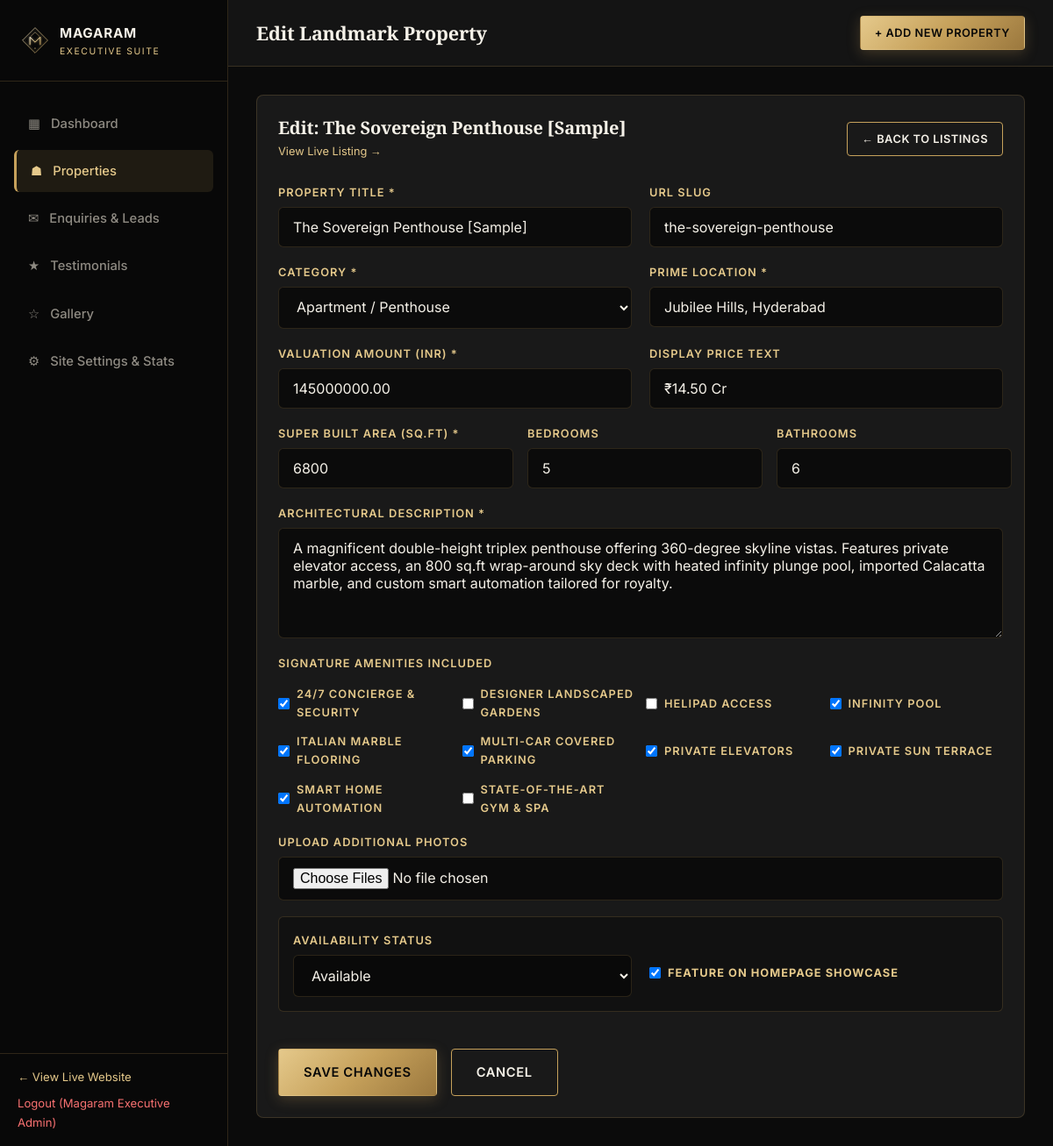
The app's page /admin/properties/edit.php?id=1 (signed in), older data.
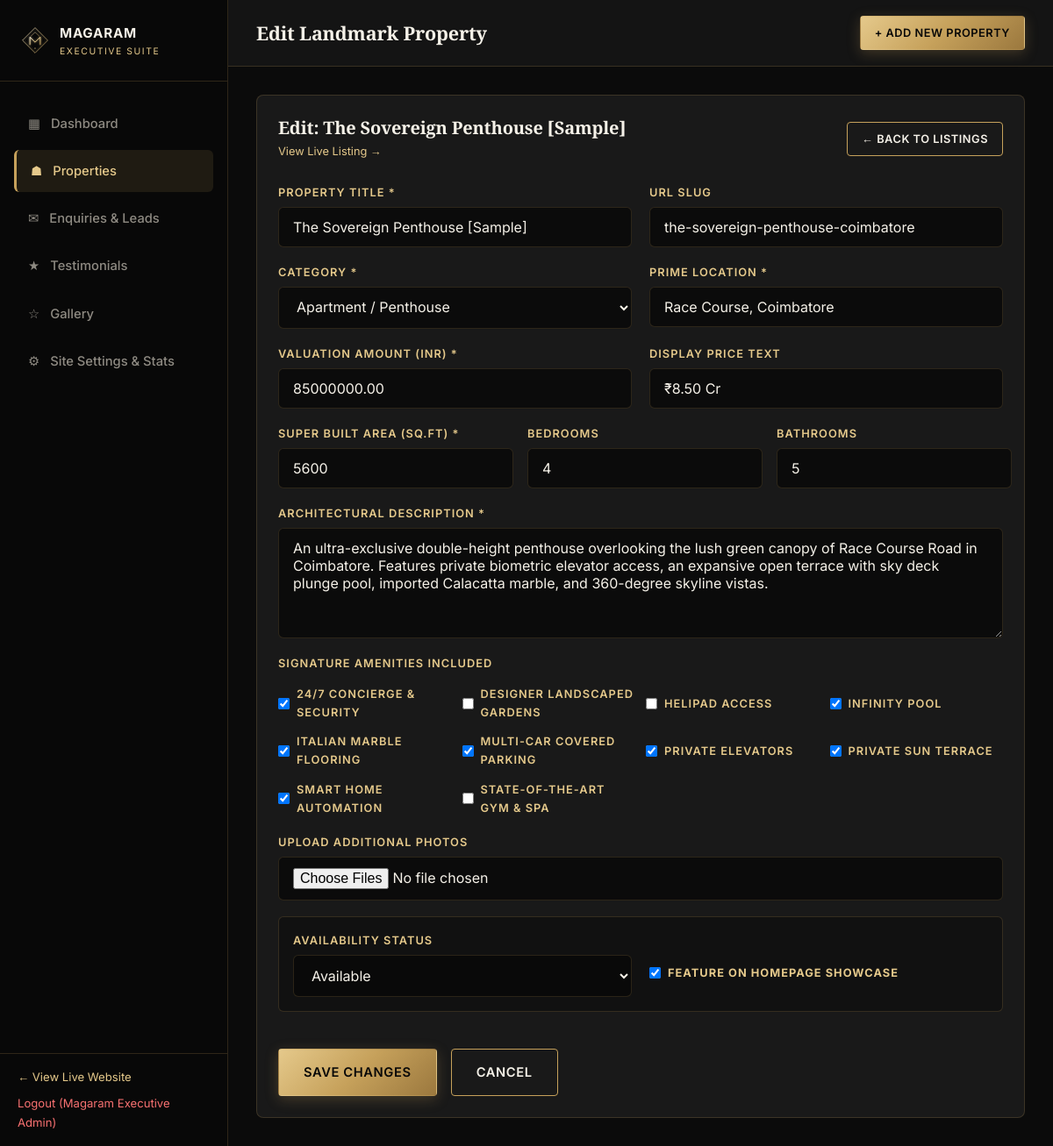
The same page, newer data.
### tables this page shows
CREATE TABLE IF NOT EXISTS `properties` (
    `id` INT AUTO_INCREMENT PRIMARY KEY,
    `title` VARCHAR(255) NOT NULL,
    `slug` VARCHAR(255) NOT NULL UNIQUE,
    `category` ENUM('Residential', 'Commercial', 'Villa', 'Apartment', 'Plot') NOT NULL DEFAULT 'Residential',
    `location` VARCHAR(255) NOT NULL,
    `price` DECIMAL(14,2) NOT NULL DEFAULT 0.00,
    `price_display` VARCHAR(100) DEFAULT NULL,
    `area_sqft` INT NOT NULL DEFAULT 0,
    `bedrooms` INT NOT NULL DEFAULT 0,
    `bathrooms` INT NOT NULL DEFAULT 0,
    `description` TEXT NOT NULL,
    `status` ENUM('Available', 'Sold', 'Upcoming') NOT NULL DEFAULT 'Available',
    `is_featured` TINYINT(1) NOT NULL DEFAULT 0,
    `is_sample` TINYINT(1) NOT NULL DEFAULT 1,
    `created_at` DATETIME DEFAULT CURRENT_TIMESTAMP,
    `updated_at` DATETIME DEFAULT CURRENT_TIMESTAMP ON UPDATE CURRENT_TIMESTAMP,
    INDEX `idx_category` (`category`),
    INDEX `idx_status` (`status`),
    INDEX `idx_featured` (`is_featured`)
);

### includes/functions.php (called while the page is built, shortened)
<?php
function e(?string $string): string {
    return htmlspecialchars($string ?? '', ENT_QUOTES, 'UTF-8');
}

### admin/properties/edit.php (the view, shortened to what the changed rows need)
<?php
$id = !empty($_GET['id']) ? (int)$_GET['id'] : 0;
$db = get_db();
$stmt = $db->prepare("SELECT * FROM properties WHERE id = :id LIMIT 1");
$stmt->execute(['id' => $id]);
$property = $stmt->fetch();
require_once __DIR__ . '/../includes/header.php';
?>
<div class="admin-card" style="max-width: 900px; margin: 0 auto;">
    <div style="display: flex; justify-content: space-between; align-items: center; margin-bottom: 24px;">
        <div>
            <h3 style="font-size: 1.25rem; margin: 0; color: var(--text-cream);">Edit: <?= e($property['title']); ?></h3>
            <a href="<?= BASE_URL; ?>/property.php?slug=<?= e($property['slug']); ?>" target="_blank" style="color: var(--gold-bright); font-size: 0.8rem;">View Live Listing &rarr;</a>
        </div>
    </div>
    <form method="POST" enctype="multipart/form-data" class="luxury-form">
        <div class="form-grid-2">
            <div class="form-group">
                <label for="p-title">Property Title *</label>
                <input type="text" id="p-title" name="title" class="form-control" value="<?= e($property['title']); ?>" required>
            </div>
            <div class="form-group">
                <label for="p-slug">URL Slug</label>
                <input type="text" id="p-slug" name="slug" class="form-control" value="<?= e($property['slug']); ?>">
            </div>
        </div>
        <div class="form-grid-2">
            <div class="form-group">
                <label for="p-category">Category *</label>
                <select id="p-category" name="category" class="form-control">
                    <option value="Apartment" <?= $property['category'] === 'Apartment' ? 'selected' : ''; ?>>Apartment / Penthouse</option>
                </select>
            </div>
            <div class="form-group">
                <label for="p-location">Prime Location *</label>
                <input type="text" id="p-location" name="location" class="form-control" value="<?= e($property['location']); ?>" required>
            </div>
        </div>
        <div class="form-grid-2">
            <div class="form-group">
                <label for="p-price">Valuation Amount (INR) *</label>
                <input type="number" step="100000" id="p-price" name="price" class="form-control" value="<?= $property['price']; ?>" required>
            </div>
            <div class="form-group">
                <label for="p-price-display">Display Price Text</label>
                <input type="text" id="p-price-display" name="price_display" class="form-control" value="<?= e($property['price_display']); ?>">
            </div>
        </div>
        <div style="display: grid; grid-template-columns: repeat(3, 1fr); gap: 16px;">
            <div class="form-group">
                <label for="p-area">Super Built Area (sq.ft) *</label>
                <input type="number" id="p-area" name="area_sqft" class="form-control" value="<?= $property['area_sqft']; ?>" required>
            </div>
            <div class="form-group">
                <label for="p-bedrooms">Bedrooms</label>
                <input type="number" id="p-bedrooms" name="bedrooms" class="form-control" value="<?= $property['bedrooms']; ?>">
            </div>
            <div class="form-group">
                <label for="p-bathrooms">Bathrooms</label>
                <input type="number" id="p-bathrooms" name="bathrooms" class="form-control" value="<?= $property['bathrooms']; ?>">
            </div>
        </div>
        <div class="form-group">
            <label for="p-desc">Architectural Description *</label>
            <textarea id="p-desc" name="description" class="form-control" rows="5" required><?= e($property['description']); ?></textarea>
        </div>
        <div class="form-grid-2" style="align-items: center; background: rgba(0,0,0,0.3); padding: 16px; border-radius: 6px; border: 1px solid var(--admin-border);">
            <div class="form-group">
                <label for="p-status">Availability Status</label>
                <select id="p-status" name="status" class="form-control">
                    <option value="Available" <?= $property['status'] === 'Available' ? 'selected' : ''; ?>>Available</option>
                </select>
            </div>
            <div class="form-group" style="margin-top: 20px;">
                <label class="checkbox-item">
                    <input type="checkbox" name="is_featured" value="1" <?= !empty($property['is_featured']) ? 'checked' : ''; ?>>
                    <strong>Feature on Homepage Showcase</strong>
                </label>
            </div>
        </div>
    </form>
</div>
<?php require_once __DIR__ . '/../includes/footer.php'; ?>

Row changes from the older to the newer data that the page shows:
changed properties "The Sovereign Penthouse [Sample]": slug "the-sovereign-penthouse" → "the-sovereign-penthouse-coimbatore"; location "Jubilee Hills, Hyderabad" → "Race Course, Coimbatore"; price "145000000.00" → "85000000.00"; price_display "₹14.50 Cr" → "₹8.50 Cr"; area_sqft "6800" → "5600"; bedrooms "5" → "4"; bathrooms "6" → "5"; description "A magnificent double-height triplex penthouse offering 360-degree skyline vistas. Features private elevator access, an 800 sq.ft wrap-around sky deck with heated infinity plunge pool, imported Calacatta marble, and custom smart automation tailored for royalty." → "An ultra-exclusive double-height penthouse overlooking the lush green canopy of Race Course Road in Coimbatore. Features private biometric elevator access, an expansive open terrace with sky deck plunge pool, imported Calacatta marble, and 360-degree skyline vistas."
